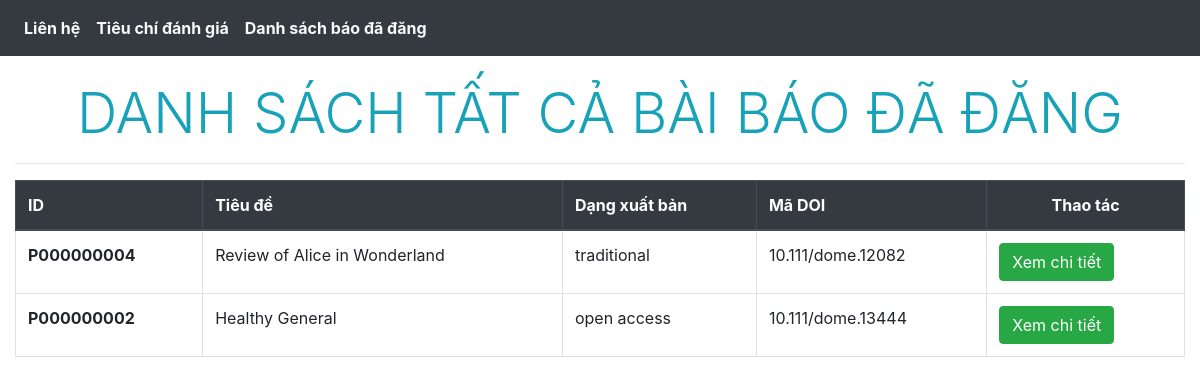
The app's page /Client/allpaper.php with its own data.
### tables this page shows
create table published_paper(
	doi varchar(255),	
    published_type varchar(255) not null check (published_type in ('traditional','open access')),
    paper_id char(10),
	primary key(doi),
	foreign key(paper_id) references  paper(paper_id) ON DELETE CASCADE ON UPDATE CASCADE

);

create table paper(
	paper_id char(10),
	title varchar(255) not null,
    summary varchar(255),
    paper_file varchar(255),
    post_date date,
    `status` varchar(255) check (`status` in ('in review', 'response review', 'complete review', 'publishing', 'posted')),
    after_review_result varchar(255),
    final_result varchar(255) check(final_result in('rejection','minor revision','acceptance','major revision')),
    announce_date date,
    editor_id char(10) not null,
    contact_author_id char(10) not null,
    note_for_author varchar(255),
    primary key(paper_id),
	foreign key(editor_id) references  editor(id) ON DELETE CASCADE ON UPDATE CASCADE,
    foreign key(contact_author_id) references  author(id) ON DELETE CASCADE ON UPDATE CASCADE
);

### Server/allpaperServer.php (called while the page is built, shortened)
<?php
include('userLogin.php');
$select_all_paper_query = "select * from paper p join published_paper pp on p.paper_id=pp.paper_id";
$select_all_paper_result = mysqli_query($connect_handle, $select_all_paper_query);
?>

### Client/allpaper.php (the view, shortened to what this page needs)
<!DOCTYPE html>
<html lang="en-US">
<head>
    <link rel="stylesheet" href="style/login.css">
    <link rel="stylesheet" href="https://maxcdn.bootstrapcdn.com/bootstrap/4.5.2/css/bootstrap.min.css">
    <link rel="stylesheet" href="https://use.fontawesome.com/releases/v5.7.0/css/all.css"
>
</head>
<?php include('../Server/allpaperServer.php'); ?>
<body>
    <div>
        <?php include_once('component/header.php');?>
    </div>
    <div class="container-fluid" style="padding-top: 80px;">
        <div class="display-4 text-center text-info text-uppercase">Danh sách tất cả bài báo đã đăng</div>
        <hr>
        <table class="table table-bordered">
            <thead class="thead-dark">
                <tr>
                    <th scope="col">ID</th>
                    <th scope="col">Tiêu đề</th>
                    <th scope="col">Dạng xuất bản</th>
                    <th scope="col">Mã DOI</th>
                    <th class="text-center" scope="col">Thao tác</th>
                </tr>
            </thead>
            <tbody>
                <?php foreach ($select_all_paper_result as $paper){ ?>
                <tr>
                    <td>
                        <?php echo '<strong>'.$paper['paper_id'].'</strong>'; ?>
                    </td>
                    <td>
                        <?php echo $paper['title']; ?>
                    </td>
                    <td>
                        <?php echo $paper['published_type'];?>
                    </td>
                    <td>
                    <?php echo $paper['doi'];?>
                    </td>
                    <td class="text-left">
                        <form class="option" method="POST" action="allpaper.php">
                            <button class="btn btn-success" name="getMoreInfoBtn">Xem chi tiết</button>
                        </form>
                    </td>
                </tr>
                <?php } ?>
            </tbody>
        </table>

### records on screen
published_paper: paper "P000000004", paper.title "Review of Alice in Wonderland", published_type "traditional", doi "10.111/dome.12082"
published_paper: paper "P000000002", paper.title "Healthy General", published_type "open access", doi "10.111/dome.13444"
